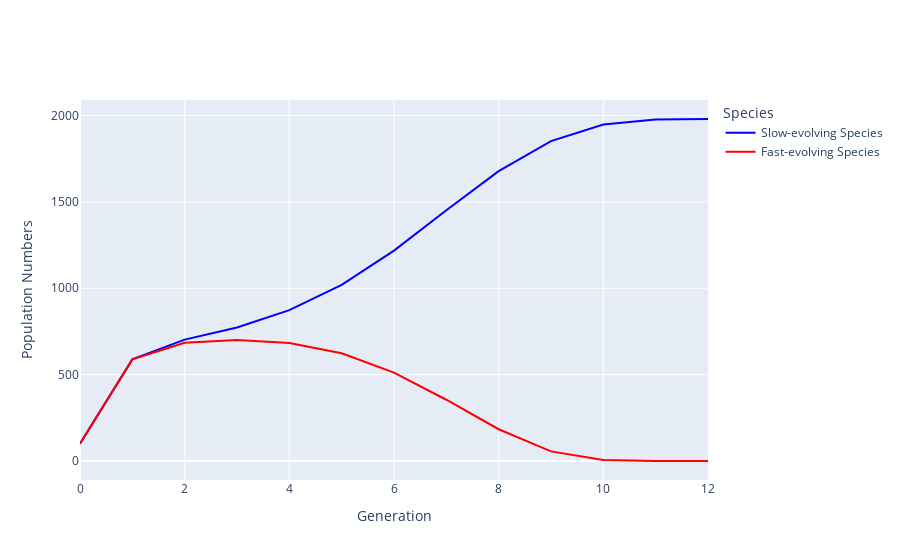
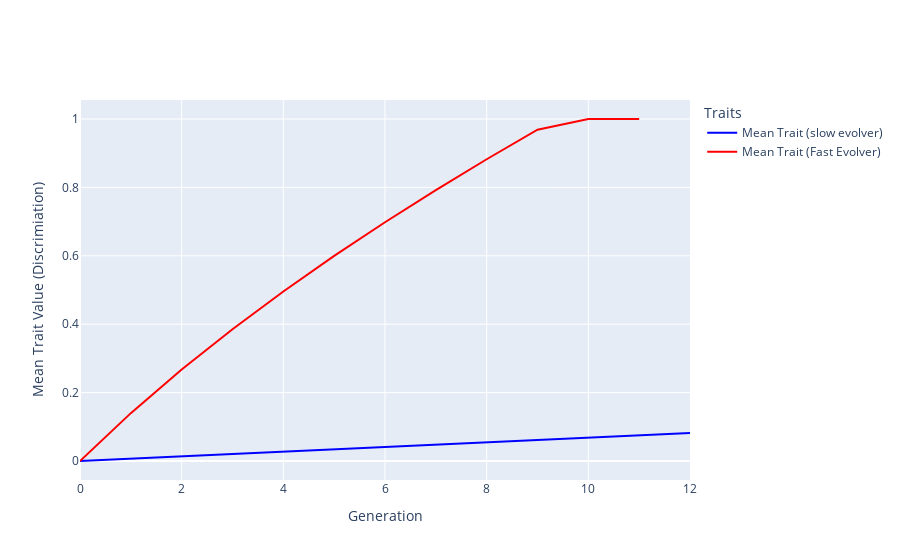

Source (notebook cell) for these figures, in order:
### Code cell
outcome_instance_test = run_simulation_and_get_outcome_instance(base_parameters)
print(outcome_instance_test.final_population_species_1)
print(outcome_instance_test.final_population_species_2)


print("Outcome of simulation: ", outcome_instance_test.outcome)
outcome_instance_test.plot_population_dynamics_and_trait_evolution()
outcome_instance_test.print_outcome_stats()

### Figure 1 — Plotly figure (JSON) as saved in the notebook; plotly's stock layout.template omitted (floating-point values rounded to 4 significant figures)
{"data": [{"line": {"color": "blue"}, "mode": "lines", "name": "Slow-evolving Species", "type": "scatter", "x": [0, 1, 2, 3, 4, 5, 6, 7, 8, 9, 10, 11, 12], "y": [100, 588.2, 702.5, 773.0, 873.4, 1020.0, 1218.0, 1451.0, 1678.0, 1852.0, 1948.0, 1977.0, 1980.0]}, {"line": {"color": "red"}, "mode": "lines", "name": "Fast-evolving Species", "type": "scatter", "x": [0, 1, 2, 3, 4, 5, 6, 7, 8, 9, 10, 11, 12], "y": [100, 588.2, 684.6, 700.1, 683.4, 623.6, 512.1, 354.6, 183.9, 55.68, 5.674, 0.06003, 6.645e-06]}], "layout": {"legend": {"title": {"text": "Species"}}, "xaxis": {"title": {"text": "Generation"}}, "yaxis": {"title": {"text": "Population Numbers"}}}}

### Figure 2 — Plotly figure (JSON) as saved in the notebook; plotly's stock layout.template omitted (floating-point values rounded to 4 significant figures)
{"data": [{"line": {"color": "blue"}, "mode": "lines", "name": "Mean Trait (slow evolver)", "type": "scatter", "x": [0, 1, 2, 3, 4, 5, 6, 7, 8, 9, 10, 11, 12], "y": [0, 0.007, 0.01397, 0.0209, 0.0278, 0.03466, 0.0415, 0.0483, 0.05507, 0.06181, 0.06852, 0.0752, 0.08185]}, {"line": {"color": "red"}, "mode": "lines", "name": "Mean Trait (Fast Evolver)", "type": "scatter", "x": [0, 1, 2, 3, 4, 5, 6, 7, 8, 9, 10, 11], "y": [0, 0.14, 0.2675, 0.3854, 0.4957, 0.5996, 0.6982, 0.7923, 0.8823, 0.9689, 1, 1]}], "layout": {"legend": {"title": {"text": "Traits"}}, "xaxis": {"title": {"text": "Generation"}}, "yaxis": {"title": {"text": "Mean Trait Value (Discrimiation)"}}}}
